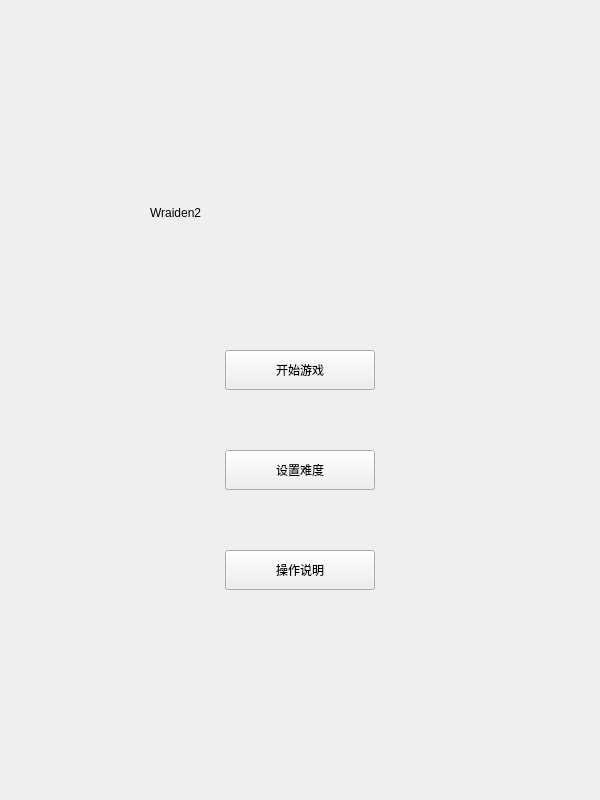
<?xml version="1.0" encoding="UTF-8"?>
<ui version="4.0">
 <class>StartPage</class>
 <widget class="QMainWindow" name="StartPage">
  <property name="geometry">
   <rect>
    <x>0</x>
    <y>0</y>
    <width>600</width>
    <height>800</height>
   </rect>
  </property>
  <property name="windowTitle">
   <string>MainWindow</string>
  </property>
  <widget class="QWidget" name="centralwidget">
   <widget class="QPushButton" name="pushButton_3">
    <property name="geometry">
     <rect>
      <x>225</x>
      <y>550</y>
      <width>150</width>
      <height>40</height>
     </rect>
    </property>
    <property name="text">
     <string>操作说明</string>
    </property>
   </widget>
   <widget class="QPushButton" name="pushButton_2">
    <property name="geometry">
     <rect>
      <x>225</x>
      <y>450</y>
      <width>150</width>
      <height>40</height>
     </rect>
    </property>
    <property name="text">
     <string>设置难度</string>
    </property>
   </widget>
   <widget class="QLabel" name="label">
    <property name="geometry">
     <rect>
      <x>150</x>
      <y>150</y>
      <width>300</width>
      <height>125</height>
     </rect>
    </property>
    <property name="text">
     <string>Wraiden2</string>
    </property>
   </widget>
   <widget class="QPushButton" name="pushButton">
    <property name="geometry">
     <rect>
      <x>225</x>
      <y>350</y>
      <width>150</width>
      <height>40</height>
     </rect>
    </property>
    <property name="text">
     <string>开始游戏</string>
    </property>
   </widget>
  </widget>
 </widget>
 <resources/>
 <connections/>
</ui>
